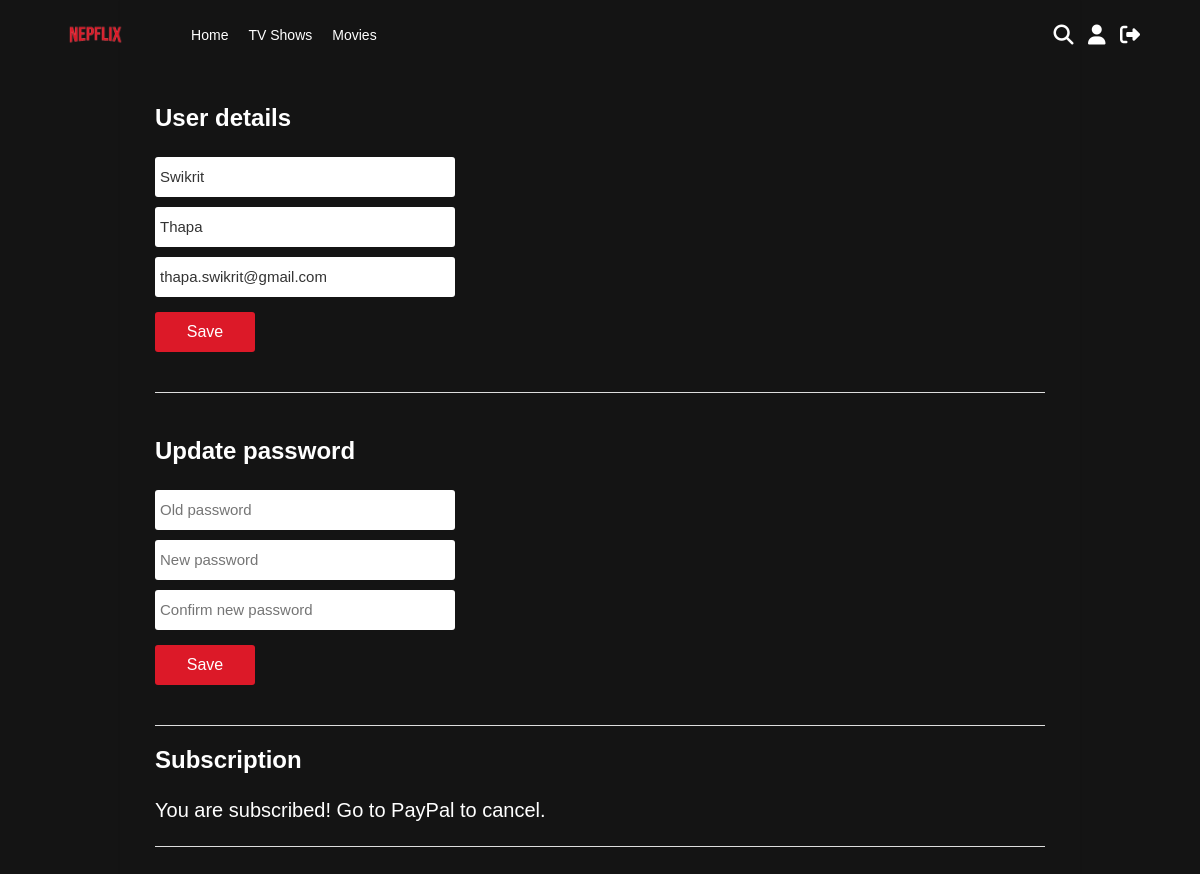
The app's page /profile.php (signed in) with its own data.
### tables this page shows
CREATE TABLE `users` (
  `id` int(11) NOT NULL,
  `firstName` varchar(25) NOT NULL,
  `lastName` varchar(25) NOT NULL,
  `username` varchar(50) NOT NULL,
  `email` varchar(100) NOT NULL,
  `password` varchar(255) NOT NULL,
  `signUpDate` datetime NOT NULL DEFAULT current_timestamp(),
  `isSubscribed` tinyint(4) NOT NULL DEFAULT 0
);

### includes/classes/User.php (called while the page is built, shortened)
<?php
class User {
    private $con, $sqlData;
    public function __construct($con, $username) {
        $query = $con->prepare("SELECT * FROM users WHERE username=:username");
        $query->bindValue(":username", $username);
        $query->execute();
        $this->sqlData = $query->fetch(PDO::FETCH_ASSOC);
    }
    public function getFirstName() {
        return $this->sqlData["firstName"];
    }
    public function getLastName() {
        return $this->sqlData["lastName"];
    }
    public function getEmail() {
        return $this->sqlData["email"];
    }
    public function getIsSubscribed() {
        return $this->sqlData["isSubscribed"];
    }
}
?>

### profile.php (the view, shortened to what this page needs)
<?php
require_once("includes/header.php");
$user = new User($con, $userLoggedIn);
?>
<div class="settingsContainer column">
    <div class="formSection">
        <form method="POST">
            <h2>User details</h2>
            <?php
            $firstName = isset($_POST["firstName"]) ? $_POST["firstName"] : $user->getFirstName();
            $lastName = isset($_POST["lastName"]) ? $_POST["lastName"] : $user->getLastName();
            $email = isset($_POST["email"]) ? $_POST["email"] : $user->getEmail();
            ?>
            <input type="text" name="firstName" placeholder="First name" value="<?php echo $firstName; ?>">
            <input type="text" name="lastName" placeholder="Last name" value="<?php echo $lastName; ?>">
            <input type="email" name="email" placeholder="Email" value="<?php echo $email; ?>">
            <input type="submit" name="saveDetailsButton" value="Save">
        </form>
    </div>
    <div class="formSection">
        <form method="POST">
            <h2>Update password</h2>
            <input type="password" name="oldPassword" placeholder="Old password">
            <input type="password" name="newPassword" placeholder="New password">
            <input type="password" name="newPassword2" placeholder="Confirm new password">
            <input type="submit" name="savePasswordButton" value="Save">
        </form>
    </div>
    <div class="formSection">
        <h2>Subscription</h2>
        <?php
        if($user->getIsSubscribed()) {
            echo "<h3>You are subscribed! Go to PayPal to cancel.</h3>";
        }
        else {
            echo "<a href='billing.php'>Subscribe to Nepflix</a>";
        }
        ?>
    </div>
</div>

### assets/style/style.css (style rules this page uses)
html, body { height: 100%; padding: 0; margin: 0; }
* { font-family: Arial, Helvetica, sans-serif; color: #333; box-sizing: border-box; }
h3 { color: #e5e5e5; }
.column { background-color: #fff; min-height: 300px; max-height: 100%; width: 450px; box-shadow: rgba(0, 0, 0, 0.1) 0 1px 2px; padding: 20px 35px; overflow-y: auto; }
.column form { display: flex; flex-direction: column; padding-top: 24px; }
.column form input[type="text"], .column form input[type="email"], .column form input[type="password"] { font-size: 14px; margin: 10px 0; border: none; border-bottom: 1px solid #dedede; }
.column form input[type="submit"] { background-color: #4285f4; color: #fff; height: 36px; width: 88px; border: none; border-radius: 3px; font-weight: 500; margin-top: 10px; margin-bottom: 20px; font-size: 16px; }
.column h3 { font-size: 24px; font-weight: 400; line-height: 32px; margin: 0; padding-top: 16px; color: #000; }
.settingsContainer { padding-top: 60px; background-color: transparent; width: 80%; margin-left: auto; margin-right: auto; }
.settingsContainer h2 { color: #fff; margin-top: 0; }
.settingsContainer .formSection { display: flex; flex-direction: column; margin: 20px 0; border-bottom: 1px solid #dedede; padding-bottom: 20px; }
.settingsContainer form input[type="text"], .settingsContainer form input[type="email"], .settingsContainer form input[type="password"] { width: 300px; height: 40px; font-size: 15px; margin: 5px 0; border: none; border-radius: 3px; padding: 0 5px; }
.settingsContainer form input[type="submit"] { background-color: #dc1928; width: 100px; height: 40px; }
.formSection h3 { padding: 0; color: #fff; font-size: 20px; }

### records on screen
users: firstName "Swikrit", lastName "Thapa", email "thapa.swikrit@gmail.com"
